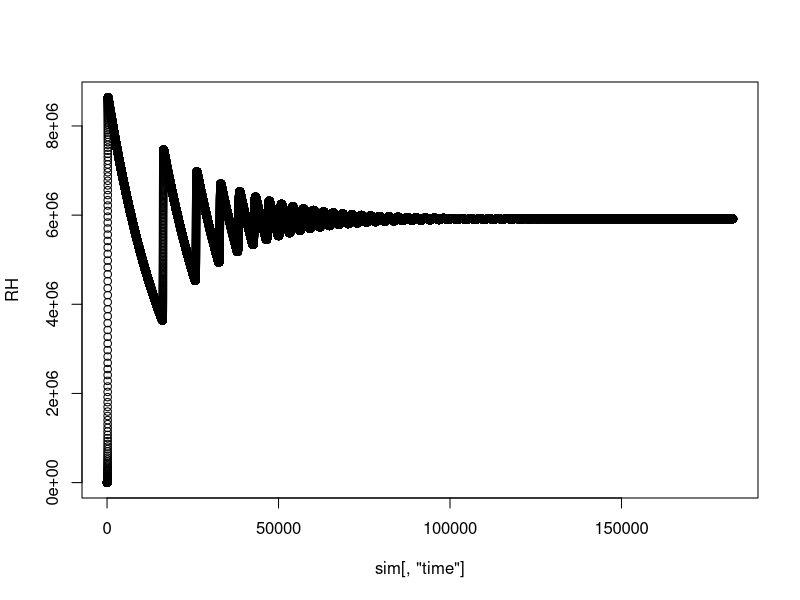

This figure's R source:
# Lab 11: vector-borne infections

library(deSolve)

############################################################
## PART 1 Model Dynamics
############################################################

# CODE UP THE MODEL ON YOUR OWN
SIRMosVec = function(t, state, parameters) {
  with(as.list(c(state, parameters)), {
    
    dSH = vH - r*THM*SH*IM - muH*SH
    dIH = r*THM*SH*IM - gamma*IH - muH*IH
    
    dSM = vM - r*TMH*SM*IH - muM*SM
    dIM = r*TMH*SM*IH - muM*IM
    
    list(c(dSH, dIH, dSM, dIM))
  })
}

# initial states and parameters
NH=1e7; # human population size
IH = 1; # initial number of infection in humans
SH=NH-IH; # initial susceptible people
muH=1/50/365; # human mortality rate in days, human life span: 50 yr
vH=NH*muH; # number of newborns per day
TMH = 0.2; # prob infection from human to mosquito;
THM = 0.1; # prob infection from mosquito to human;
gamma=1/7; # infectious period: 7 days
NM=1e8; # mosquito population size
IM=1; # initial number of infection in mosquitoes
SM=NM-IM; # initial susceptible mosquitoes
muM = 1/7; # mosquito mortality rate, 1 week life span for mosquito
vM=NM*muM; # births in mosquito population
b=.5; # number of bite per mosquito per day;
r = b / NH; # bite rate per human per mosquito

parameters = c(muH = muH, muM = muM,
               vH = vH, vM = vM, 
               THM = THM, TMH = TMH, 
               gamma = gamma, r = b / NH)

state = c(SH = SH, IH = 1, SM = SM, IM = 1)

times=1:(365*500);

sim = ode(y = state, times = times, func = SIRMosVec, parms = parameters)

# [LQ1] Set up the code for the mosquito-borne disease model using the questions in Slide 5 and Run the model using parameters/initial conditions in Slide 6, for 500 years. (1pt)
# [LQ2] Based on the model-simulated results, what are the peak (i.e. maximum) prevalence values for human and mosquito? (0.5pt)
max(sim[ , 'IH'])
max(sim[ , 'IM'])

# [LQ3] Based on the model-simulated results, what is the prevalence of infection for human at equilibrium?
tail(sim[ , 'IH'])
tail(sim[ , 'IM'])

# [LQ4] Why the prevalence of human infection at equilibrium is much lower than that at the peak? (0.5pt)
# Hint: to understand this, plot the % immune to infection in humans (i.e. the ‘R’ class for humans, or NH – SH – IH) vs. time
RH = NH - sim[ , 'SH'] - sim[ , 'IH']

plot(x = sim[, 'time'], y = RH, )

############################################################
## PART 2 Factors shaping the model Dynamics
############################################################
## Calculating R0
## check the equatioin for R0 in the lecture slides
R0 = (b*THM)/(muM) * (b*TMH*NM)/((gamma+muH)*NH)

tail(sim[ , 'SH'], 1)/NH 
#####################
## Test NM/NH vs R0 vs epidemic dynamics
## use the R Shiny App: ShinyApp_VectorBorneDis.R
